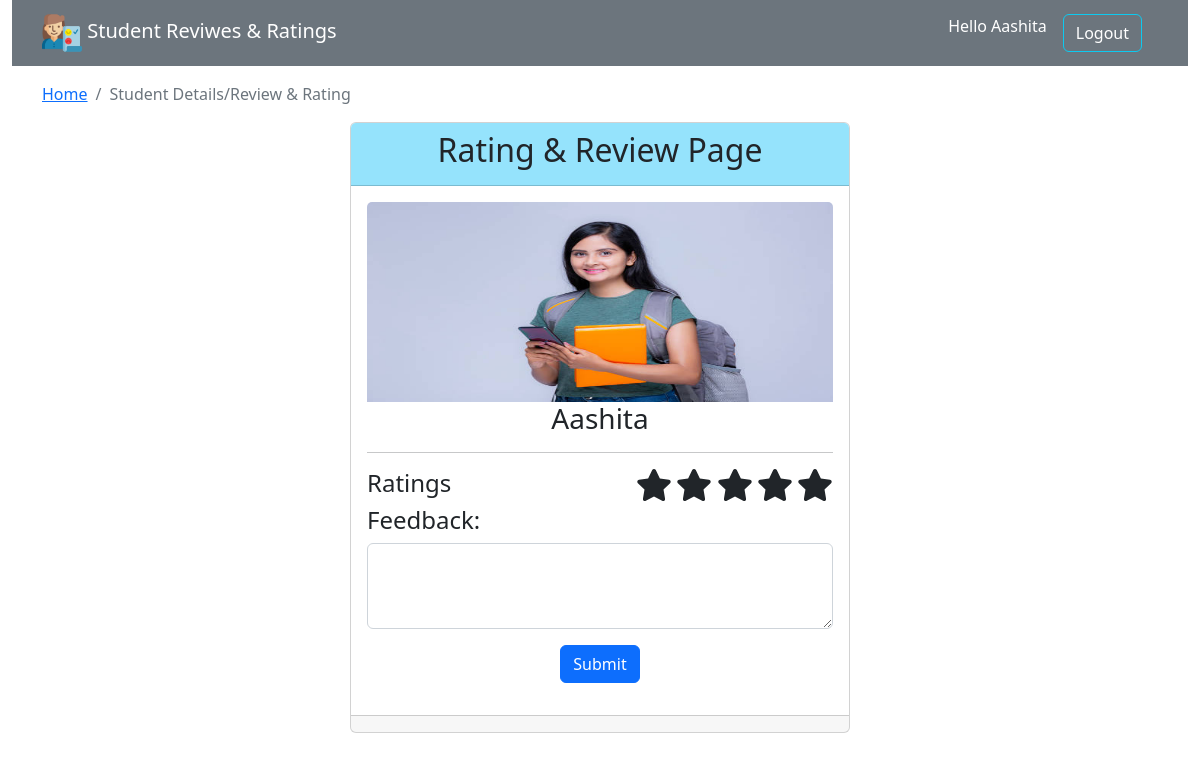
Page /review.php?stu_rev_id=2 (signed in) on the committed database.
### tables this page shows
CREATE TABLE `student_details` (
  `stu_id` int(11) NOT NULL,
  `stu_name` varchar(200) NOT NULL,
  `stu_img` varchar(100) NOT NULL,
  `stu_age` varchar(200) NOT NULL,
  `stu_edu` varchar(100) NOT NULL
);

### review.php (the view, shortened to what this page needs)
<!DOCTYPE html>
<html lang="en">
<head>
</head>
<body>
    <?php
        include 'header.php' ;
        if(isset($_SESSION['user_name'])){
    ?>
    <?php
        require 'connection.php';
        if(isset($_GET['stu_rev_id'])){
            $student_id = $_GET['stu_rev_id'];
            $sql = "SELECT * FROM student_details WHERE stu_id = $student_id";
            $row = $conn->query($sql);
    ?>
        <nav aria-label="breadcrumb">
            <div class="container my-3">
                <ol class="breadcrumb">
                    <li class="breadcrumb-item"><a href="index.php">Home</a></li>
                    <li class="breadcrumb-item active" aria-current="page">Student Details/Review & Rating</li>
                  </ol>
            </div>
        </nav>
    <div class="container-fluid">
        <center>
            <div class="card m-3" style="width: 500px;">
                <div class="card-header" style="background: rgb(149, 227, 252);">
                    <h2 class="text-center">Rating & Review Page</h2>
                </div>
                <div class="card-body">
                    <?php while($data = mysqli_fetch_assoc($row)){ ?>
                    <img src="./Images/<?php echo $data['stu_img'] ?>" class="card-img-top" alt="..." width="40" height="200"><br>
                    <h3 class="card-title" ><?php echo $data['stu_name'] ?></h3>
                    <hr>
                    <?php }  } ?>
                    <div class="d-flex justify-content-between">
                        <h4 class="card-title text-start">Ratings</h4>
                        <span>
                            <i class="fas fa-star star-light submit_star fa-2x" id="submit_star_1" data-rating = "1"></i>
                            <i class="fas fa-star star-light submit_star fa-2x" id="submit_star_2" data-rating = "2"></i>
                            <i class="fas fa-star star-light submit_star fa-2x" id="submit_star_3" data-rating = "3"></i>
                            <i class="fas fa-star star-light submit_star fa-2x" id="submit_star_4" data-rating = "4"></i>
                            <i class="fas fa-star star-light submit_star fa-2x" id="submit_star_5" data-rating = "5"></i>
                        </span>
                    </div>
                    <div class="reviews">
                        <form action="reviewcode.php" method="post" class="g-3 needs-validation" novalidate>
                            <h4 class="card-title text-start">Feedback:</h4>
                            <textarea name="user_review" class="form-control" id="user_review" cols="60" rows="3" required></textarea>
                            <button class="btn btn-primary my-3" type="submit" id="save_review">
                                Submit
                            </button>
                        </form>
                    </div>
                </div>
                <div class="card-footer">
                </div>
            </div>
        </center>
    </div>
</body>
</html>
<?php
 } ?>

### rows in the picture
student_details: stu_img (picture), stu_name "Aashita"

### other values in the picture
$_SESSION['user_name'] "Aashita"
